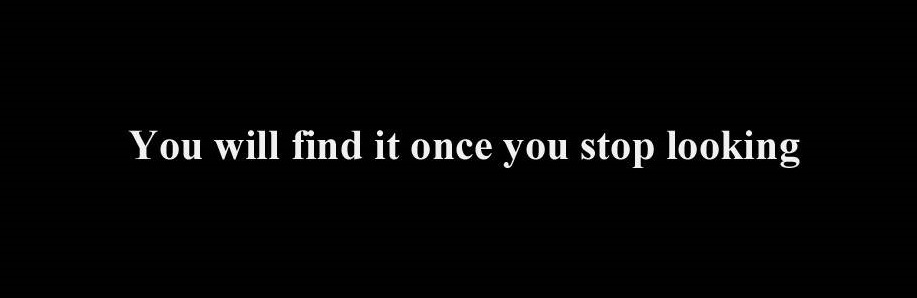
#> input picture j.jpg, 917 x 298 px
$ python morphology.py
#> lines starting #> are read from the running program, lines starting #| are printed output that depends on the picture
# -*- coding: utf-8 -*-
"""Morphology.ipynb

Automatically generated by Colaboratory.

Original file is located at
    https://colab.research.google.com/drive/1JuHjRwYXFo4W1OpFUDixeYBhhoGeaz-x
"""

import cv2
import numpy as np
from google.colab.patches import cv2_imshow

img = cv2.imread('j.jpg',0)
#> img is the input picture: shape (298, 917); min 0, max 255, mean 6.4
kernel = np.ones((5,5),np.uint8)

erosion = cv2.erode(img,kernel,iterations = 1)
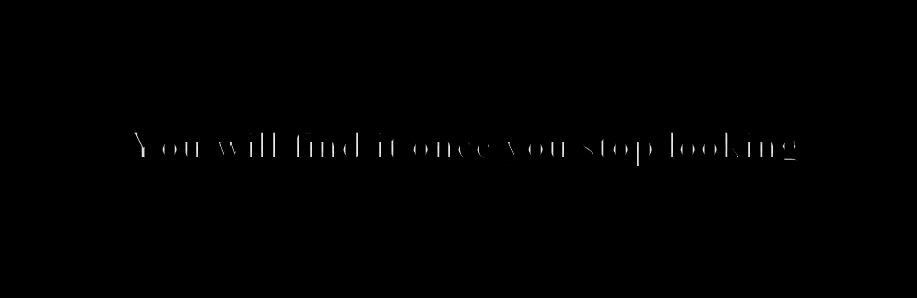
#> erosion: shape (298, 917); min 0, max 238, mean 1.1
cv2_imshow(erosion)
cv2.waitKey(0)
cv2.destroyAllWindows()

dilation = cv2.dilate(img,kernel,iterations = 1)
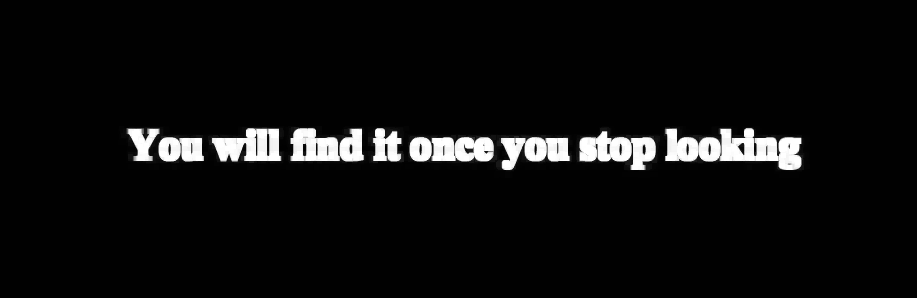
#> dilation: shape (298, 917); min 1, max 255, mean 13.8
cv2_imshow(dilation)
cv2.waitKey(0)
cv2.destroyAllWindows()

opening = cv2.morphologyEx(img, cv2.MORPH_OPEN, kernel)
cv2_imshow(opening)
cv2.waitKey(0)
cv2.destroyAllWindows()

closing = cv2.morphologyEx(img, cv2.MORPH_CLOSE, kernel)
cv2_imshow(closing)
cv2.waitKey(0)
cv2.destroyAllWindows()
